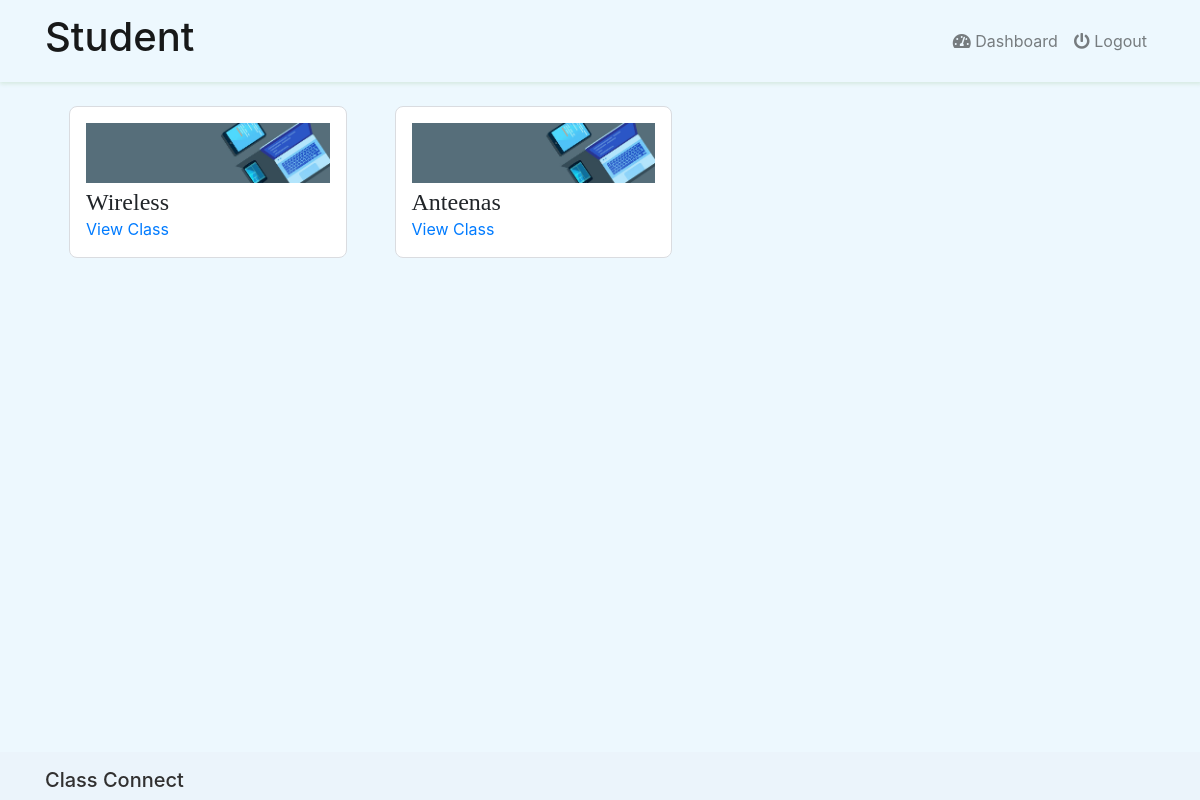
Before: /student/ (signed in) with the older database file.
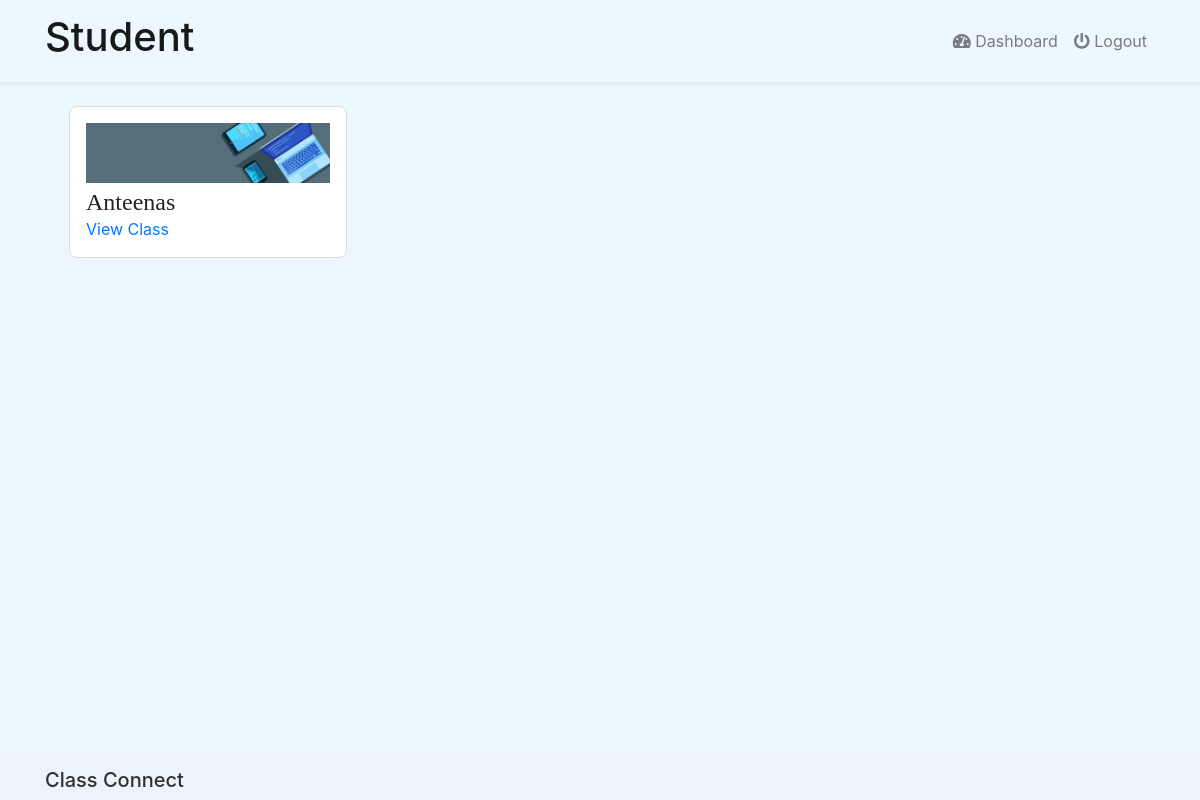
After: the same page with the newer database file.
### classroom/models.py (models this page shows, shortened)
class Time(models.Model):
    created_at = models.DateTimeField(auto_now_add=True, null=True)
    updated_at = models.DateTimeField(auto_now=True, null=True)
    class Meta:
        abstract = True

class ClassRoom(Time):
    id = models.UUIDField(primary_key=True,editable=False,default=uuid.uuid4)
    name = models.CharField(max_length=100,blank=False, null=True)
    cover = models.ImageField(upload_to='others/cover/', default='others/class.jpg',null=True)
    branch = models.CharField(max_length=100, null=True)
    section = models.IntegerField(null=True)
    teacher = models.ForeignKey(Teacher,on_delete=models.SET_NULL, null=True,related_name='room')
    student = models.ManyToManyField(Student,through='MemberShip', related_name='s_room')

### profiles/views/student.py (the view)
# urls.py: path('student/',StudentDashboard.as_view(),name='student'),
class StudentDashboard(View):
    @method_decorator(login_required(login_url='login'))
    def dispatch(self,request,*args,**kwargs):
        return super().dispatch(request,*args,**kwargs)
    def get(self,reqeust):
        user = reqeust.user.students
        context = {
                'room':user.s_room.all()
        }
        return render(reqeust,'dashboard/student/student.html',context)

### templates/dashboard/student/student.html (shortened to what this page needs)
{% extends 'base/base.html' %}
{% load static %}
{% block content %}
<div class="row" style="margin-top:30px; margin:0;">
{% for r in room %}
<div class="col-md-3 m-4 class_box">
    <img src="{{ r.cover.url }}" alt="">
        <h4>{{ r.name }}</h4>
        <a href="{% url 'single' r.id %}"> View Class </a>
</div>
{% endfor %}
</div>
{% endblock %}

Changed rows visible on the page:
removed ClassRoom: cover (picture), name "Wireless"
